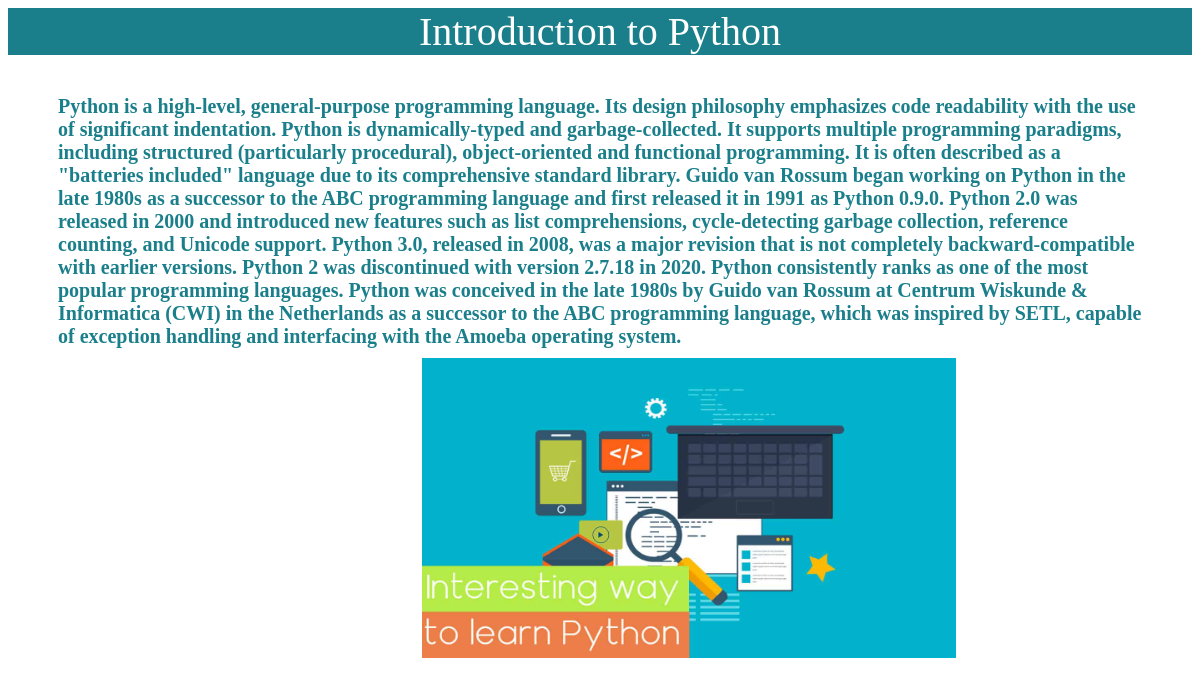
The page /2 (signed in) on the database its author committed.
### app2/models.py (models this page shows, shortened)
class Lesson(models.Model):
    lesson_name = models.CharField(max_length=150)
    course = models.ForeignKey(Course, on_delete=models.CASCADE, default=uuid.uuid1)
    content = models.TextField(default='null')
    image = models.ImageField(upload_to="cover_images", null=True, blank=True)
    class Meta:
        ordering=('-lesson_name',)

### app2/views.py (the view)
# urls.py: path('<int:id>', lessonsContent, name="content"),
@login_required(login_url='login')
def lessonsContent(request, id):
    obj = get_object_or_404(Lesson, pk=id)
    return render(request, 'lessonsContent.html', {'obj':obj})

### app2/template/lessonsContent.html (shortened to what this page needs)
<html>
<head>
</head>
<body>
<div id="div1">{{obj.lesson_name}}</div>
<div id="div2"> <b>{{obj.content}}</b></div>
<img src="{{MEDIA_URL}}{{obj.image.url}}" class="card-img-top" alt="...">
</body>
</html>

### app2/template/lessonsContent.html (style rules this page uses)
#div1 { background-color: #1A7F8B; color: white; font-size: 40; margin-bottom: 40; text-align: center; }
#div2 { font-size: 20; color: #1A7F8B; margin-left: 50; margin-right: 50; }
img { height: 300; margin-left: 35%; margin-top: 10px; }

### rows shown on the page
Lesson: lesson_name "Introduction to Python", content "Python is a high-level, general-purpose programming language. Its design philosophy emphasizes code readability with the use of significant indentation. Python is dynamically-typed and garbage-collected. It supports multiple programming paradigms, including structured (particularly procedural), object-oriented and functional programming. It is often described as a \"batteries included\" language due to its comprehensive standard library. Guido van Rossum began working on Python in the late 1980s as a successor to the ABC programming language and first released it in 1991 as Python 0.9.0. Python 2.0 was released in 2000 and introduced new features such as list comprehensions, cycle-detecting…", image (picture)
